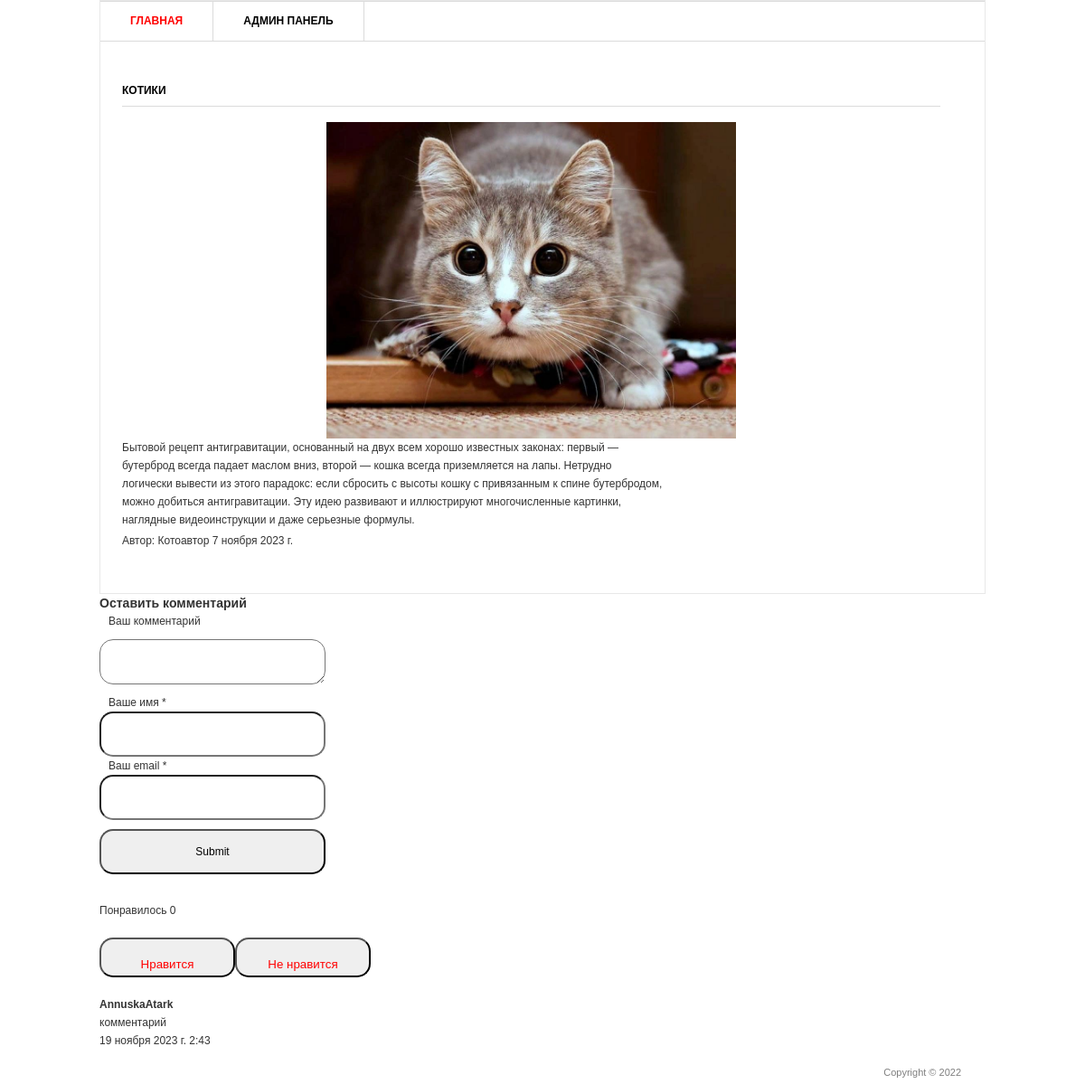
The app's page /1/, older data.
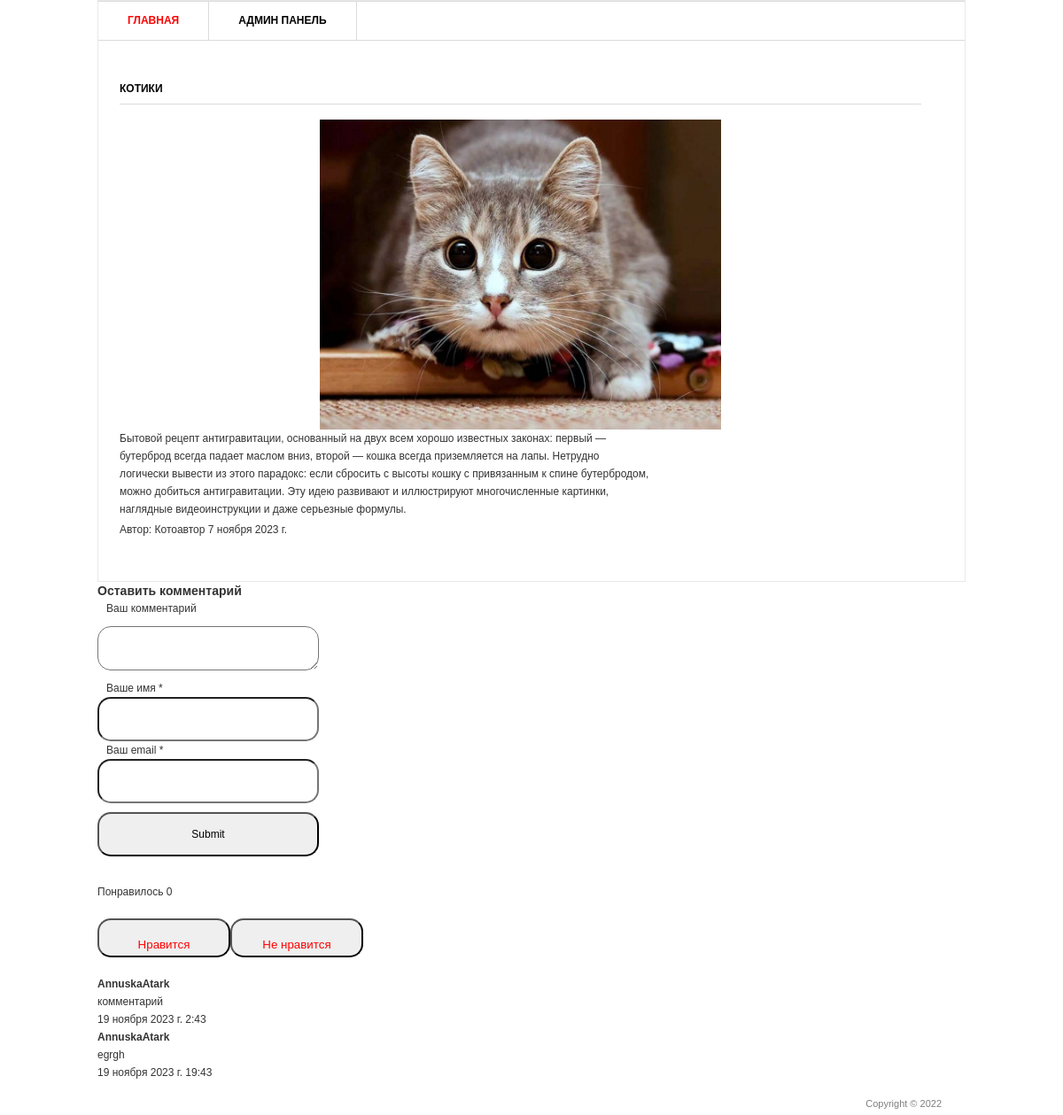
The same page, newer data.
### blog/models.py (models this page shows, shortened)
class Comment(models.Model):
    email = models.EmailField()
    name = models.CharField("Имя пользователя", max_length=50)
    text_comment = models.TextField("Текст комментария", max_length=2000)
    date = models.DateTimeField(auto_now_add=True)
    post = models.ForeignKey(Post, on_delete=models.CASCADE)

### blog/views.py (the view)
# urls.py: path("<int:pk>/", views.PostDetail.as_view()),
class PostDetail(ListView):
    def get(self, request, pk):
        post = Post.objects.get(id=pk)
        return render(request, "blog/blog_detail.html", {"post": post})

### templates/blog/blog_detail.html (shortened to what this page needs)
{% load static %}
<html>
<head>
	<link rel="stylesheet" href="{% static 'style.css' %}" type="text/css" media="all" />
</head>
<body>
<div class="shell">
	<div class="border">
		<div id="navigation">
			<ul>
			    <li><a href="/" class="active">Главная</a></li>
			    <li><a href="/admin">Админ панель</a></li>
			</ul>
		</div>
		<div id="main">
			<div id="content" class="left">
				<div class="projects">
					<h3>{{ post.title }}</h3>
                    <p style="text-align: center;"><img src="{{ post.image.url }}" alt="изображение" width="50%" height="350px"/></p>
					<div class="item">
						<div class="text left">
							<p>{{ post.description }}</p>
							<p>Автор: {{post.author}}   {{ post.date}} </p>
						</div>
					</div>
				</div>
			</div>
		</div>
	</div>
	<div>
		<h3>Оставить комментарий</h3>
		<div >
			<form  action="{% url 'add_comments' post.id %}"; method="post">
				<div>
			<label style="margin: 10px 10px;">Ваш комментарий</label>
		</div>
		<div >
			<textarea name="text_comment"; style="border-radius: 15px; padding: 15px; height: 50px; width: 250px; margin: 10px 0px; resize: vertical;"></textarea>
		</div>
		<div>
			<label style="margin: 10px 10px;">Ваше имя *</label>
		</div>
		<div>
			<input type="text"; name="name"; style="border-radius: 15px; padding: 15px; height: 50px; width: 250px;">
		</div>
		<div>
			<label style="margin: 10px 10px;"> Ваш email *</label>
		</div>
		<div>
			<input type="email"; name="email"; style="border-radius: 15px; padding: 15px; height: 50px; width: 250px;">
		</div>
		<div>
			<input type="submit"; style="border-radius: 15px; padding: 15px; height: 50px; width: 250px; margin: 10px 0px;">
		</div>
		</form>
		</div>
	</div>
	<div>
		<br>
		<p>Понравилось {{ post.like_set.all.count }}</p>
		<br>
		<button style="border-radius: 15px; padding: 20px; height: 30px; width: 150px; text-align: center; "><a style="text-decoration: none;"; href="{% url 'add_like' post.id %}">Нравится</a></button><button style="border-radius: 15px; padding: 20px; height: 30px; width: 150px; text-align: center;"><a style="text-decoration: none;"; href="{% url 'del_like' post.id %}">Не нравится</a></button>
		<br>
	</div>
	<br>
	<div> {% for comment in post.comment_set.all %}
		<div>
			<h4>{{ comment.name }}</h4>
			<p>{{ comment.text_comment}}</p>
			<p>{{comment.date}}</p>
		</div>
	{% endfor %}
</div>
	<div id="footer">
		<p class="copy right">Copyright &copy;  2022 </p>
	</div>
</div>
</body>
</html>

Row changes from the older to the newer data that the page shows:
added Comment: name "AnnuskaAtark", text_comment "egrgh", date "19 ноября 2023 г. 19:43"
